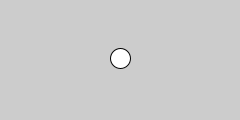
Frame 1 (no input)
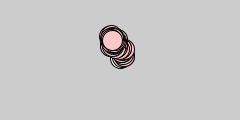
Frame 60 (the mouse pressed at the canvas centre just before this capture)
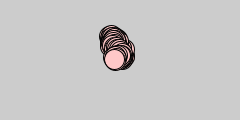
Frame 120 (the mouse held since frame 60 and released just before this capture)

The Processing sketch that drew these frames (run headless with seeded random() and noise(); from frame 60 on, the mouse is pressed at the canvas centre):

// Processing sketch: processing_96650
// ── processing_96650.pde

float speed = 2.5;
int diameter = 20;
float x;
float y;

void setup () {
  size (240,120);
  smooth();
  x = width/2;
  y = height/2;
}

void draw() {
  x += random(-speed, speed);
  y += random(-speed, speed);
  ellipse(x,y,diameter,diameter);
  fill(255,200,200);
}
